Frame 1 (no input): blank canvas, image omitted
Frame 60 (no input): blank canvas, image omitted
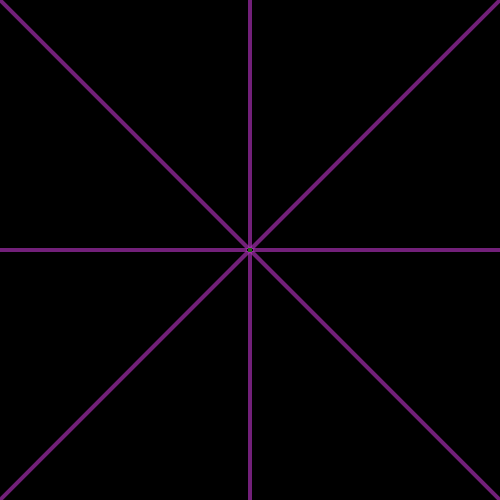
Frame 120 (the mouse pressed at the canvas centre since frame 60)

The p5.js sketch whose frames 1 and 60 were blank and that drew this single picture after the mouse press (run headless with seeded random() and noise() and a simulated clock; from frame 60 on, the mouse is pressed at the canvas centre):

// p5.js sketch
// ── sketch.js
let symmetry = 8;
let angle = 360 / symmetry;

function setup() {
  createCanvas(500, 500);
  angleMode(DEGREES);
  background(0);
}
 
function draw() {
  translate(width / 2, height / 2);

  let mx = mouseX - width / 2;
  let my = mouseY - height / 2;
  let pmx = pmouseX - width / 2;
  let pmy = pmouseY - height / 2;

  if (mouseIsPressed) {
    let r = random(255);
    let g = random(255);
    let b = random(255);
    stroke(r, g, b, 100);
    let angle = 360 / symmetry;
    for (let i = 0; i < symmetry; i++) {
      rotate(angle);
      let d = dist(mx, my, pmx, pmy);
      let sw = map(d, 0, 4, 4, 4);
      strokeWeight(sw);
      line(mx, my, pmx, pmy);
      push();
      scale(-1, 1);
      line(mx, my, pmx, pmy);
      pop();
    }
  }
}
